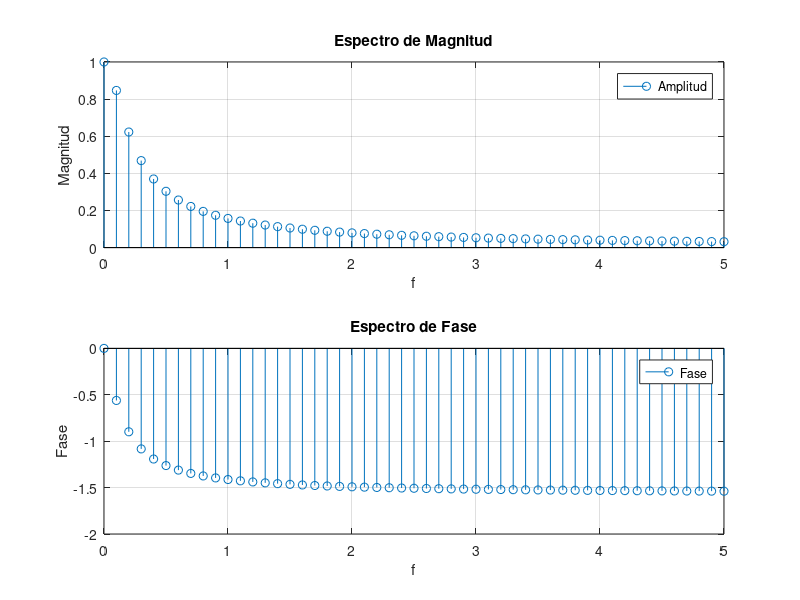

MATLAB code for this plot:
clc
clear all 
close all
A=1;
alfa=1;
f=0:.1:5;
xf1=abs(A./(j*2*pi*f+alfa));
xf2=angle(A./(j*2*pi*f+alfa));
subplot(2, 1, 1); stem(f, xf1); 
title('Espectro de Magnitud');
xlabel('f'); ylabel('Magnitud'); 
legend('Amplitud'); grid on; 
subplot(2, 1, 2); stem(f, xf2); 
title('Espectro de Fase');
xlabel('f'); ylabel('Fase'); 
legend('Fase'); grid on; 